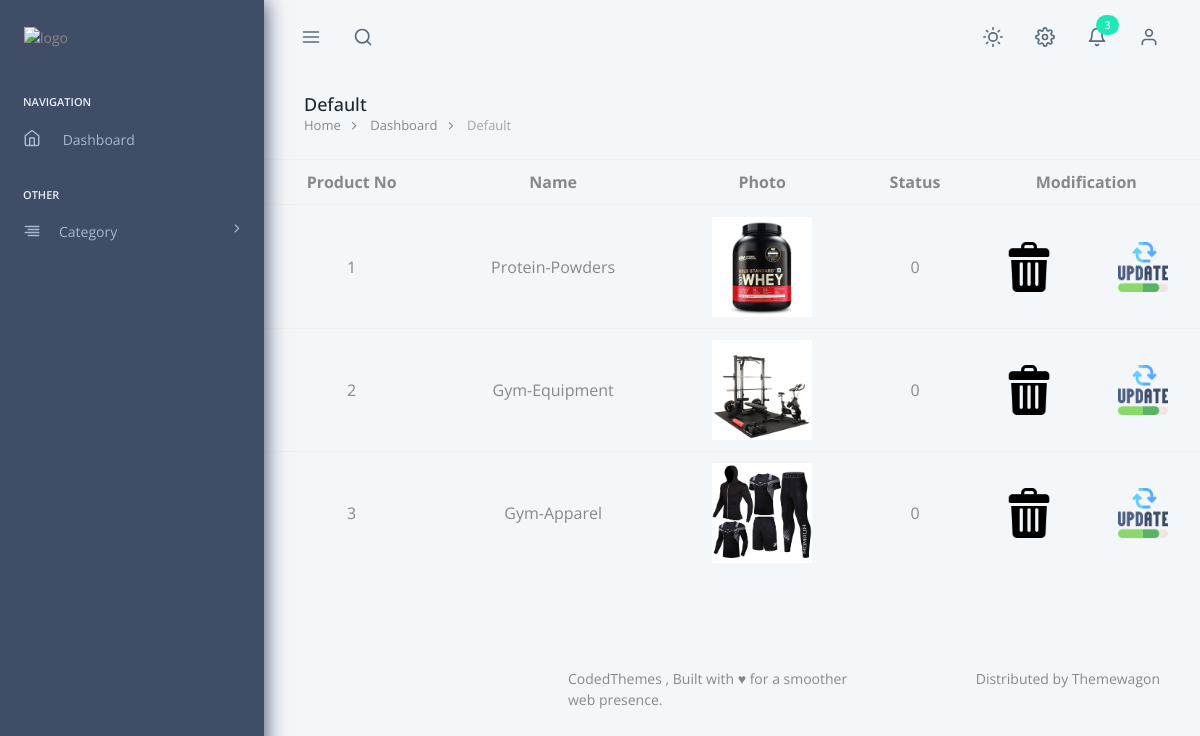
The page /admin/pages/view.php on the database its author committed.
### tables this page shows
CREATE TABLE `catagory_master` (
  `cid` int(11) NOT NULL,
  `cname` varchar(25) NOT NULL,
  `photo` varchar(30) NOT NULL,
  `status` int(11) NOT NULL
);

### admin/pages/view.php (the view)
<?php
include("header.php");
?>
<?php
include("connectdb.php");
$q = mysqli_query($conn, "select * from catagory_master");
echo "<table border=2 class='table table-stripted'>";
echo "<tr>";
echo "<th>Product No";
echo "<th>Name";
echo "<th>Photo";
echo "<th>Status";
echo "<th colspan=2>Modification";
echo "</tr>";
while ($row = mysqli_fetch_array($q)) {
    echo "<tr align=center>";
    echo "<td>" . $row[0];
    echo "<td>" . $row[1];
    echo "<td><img src='./images/$row[2]' height=100px width=100px/>";
    echo "<td>" . $row['status'];
    echo "<td><a href='delete.php?x=$row[0]'><img src='./images/trash.png' height=50px width=50px/></a>";
    echo "<td><a href='update.php?x=$row[0]'><img src='./images/updated.png' height=50px width=50px/></a>";
    echo "</tr>";
}
echo "</table>";
?>
<?php
include("footer.php");
?>

### rows shown on the page
catagory_master: cid "1", cname "Protein-Powders", photo (picture), status "0"
catagory_master: cid "2", cname "Gym-Equipment", photo (picture), status "0"
catagory_master: cid "3", cname "Gym-Apparel", photo (picture), status "0"
